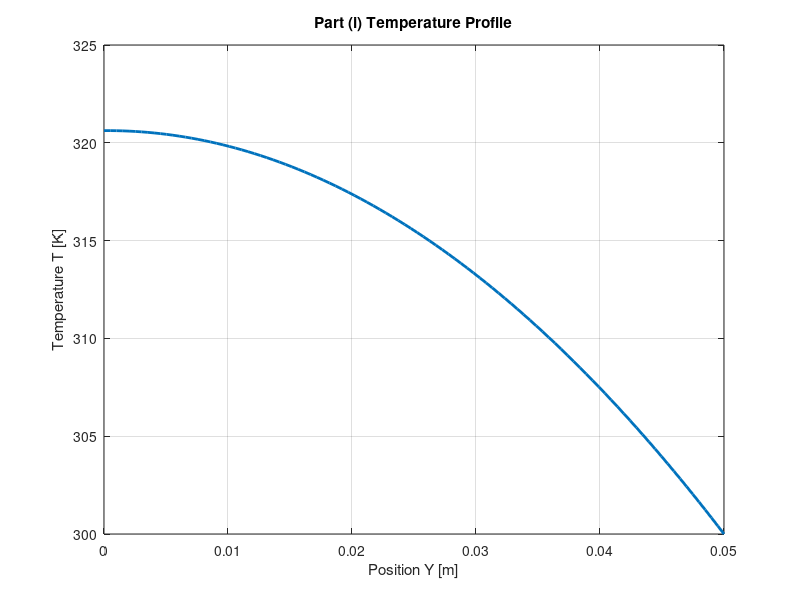

The MATLAB source for this figure:
% --- PART (i) ---

% 1. Define Parameters
N = 100;
W = 0.05;            % width [m]
dy = W / (N - 1);    % step size 
k = 0.6;             % Conductivity [W/mK]
I0 = 1000;           % Solar constant [W/m2]

% 2. Heat Generation 
% 50% absorption over width W
Q_val = (0.50 * I0) / W;   % Q = 10,000 [W/m3]

% 3. Initialize Matrix A and Vector b
A = zeros(N, N);
b = zeros(N, 1);

% 4. Build the Linear System
for j = 1:N
    if j == 1
        % Bottom wall - Adiabatic (-T1 + T2 = 0)
        A(j, j) = -1;
        A(j, j+1) = 1;
        b(j) = 0;        
        
    elseif j == N
        % Top Wall - Fixed Temp
        A(j, j) = 1;
        b(j) = 300;        
        
    else
        % Internal Nodes
        A(j, j-1) = -1;
        A(j, j) = 2;
        A(j, j+1) = -1;
        
        
        b(j) = (Q_val * dy^2) / k;  
    end
end

% 5. Solve the System
T = A \ b;  % Gaussian Elimination

% 6. Plot the result 
figure(1);
y = linspace(0, W, N);
plot(y, T, 'LineWidth', 2);
xlabel('Position Y [m]');      
ylabel('Temperature T [K]');
title('Part (i) Temperature Profile'); 
grid on;                        